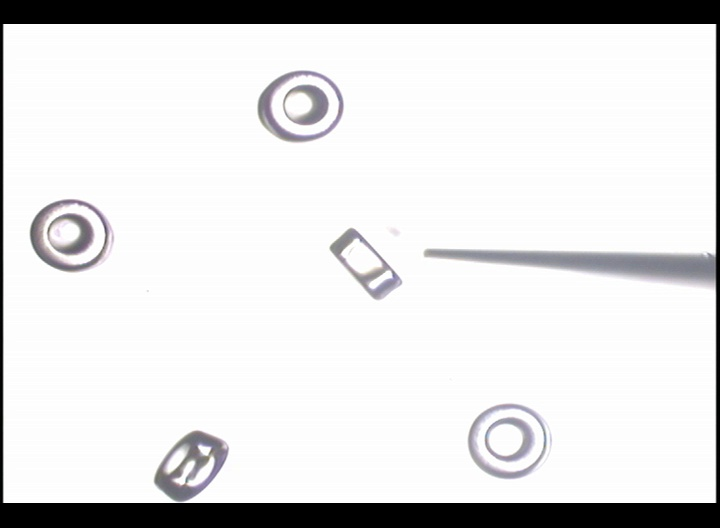
//> input picture pinpointDetection/pinpointDetection/donut.jpg, 720 x 528 px
$ ./source   (built with g++ and OpenCV 4)
//> lines starting //> are read from the running program, lines starting //| are printed output that depends on the picture; after the words box and inside, x2 and y2 are one past the last pixel; in counts of white or black regions, pixels touching at a corner belong together
#include <opencv2/core/core.hpp>
#include <opencv2/imgproc/imgproc.hpp>
#include <opencv2/highgui/highgui.hpp>
#include <iostream>
#include <map>
using namespace std;
using namespace cv;

bool intersection(Point2f o1, Point2f p1, Point2f o2, Point2f p2,Point2f &r);
double lengthLine(Point a, Point b);
float angle(Point2f A, Point2f B);

typedef multimap<float, Vec4i> mapline;

int main()
{
	//载入灰度图像
	Mat srcImage = imread("donut.jpg", CV_LOAD_IMAGE_GRAYSCALE);
//> srcImage: 528 rows x 720 cols, CV_8UC1; min 0, max 255, mean 222.8
	imshow("【原始图】",srcImage);//显示载入的图片
	//二值化
	Mat biImage;
	threshold(srcImage, biImage, 200, 255, CV_THRESH_BINARY_INV ); //对灰度图进行二值化处理,前景变为白色后findContours()寻找外轮廓才好用
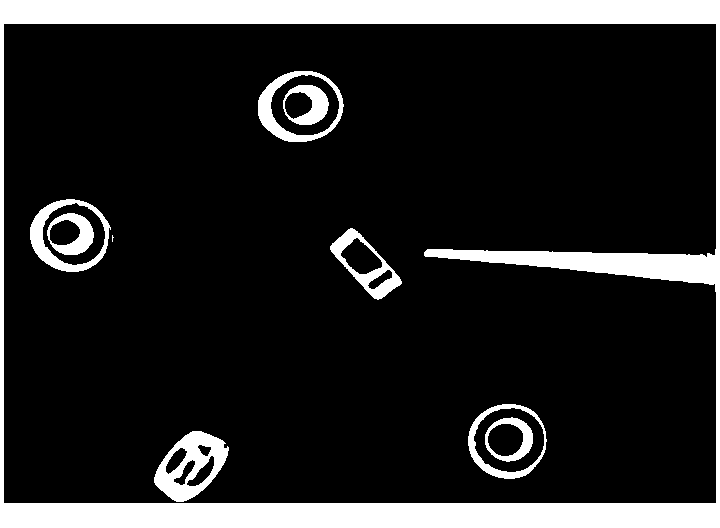
//> biImage: 528 rows x 720 cols, CV_8UC1; 14.6% white; 10 white regions (1 under 20 px), largest, box (x1, y1, x2, y2) and area: (0, 0, 720, 528) 44426, (154, 431, 229, 502) 2598, (30, 199, 111, 272) 1665
	imshow("【二值化图】",biImage);
	//去除图像上下左右的边框
	Size sizeImage = Size(700, 475);
	Mat imageROI = biImage(Rect(10, 25, sizeImage.width, sizeImage.height));
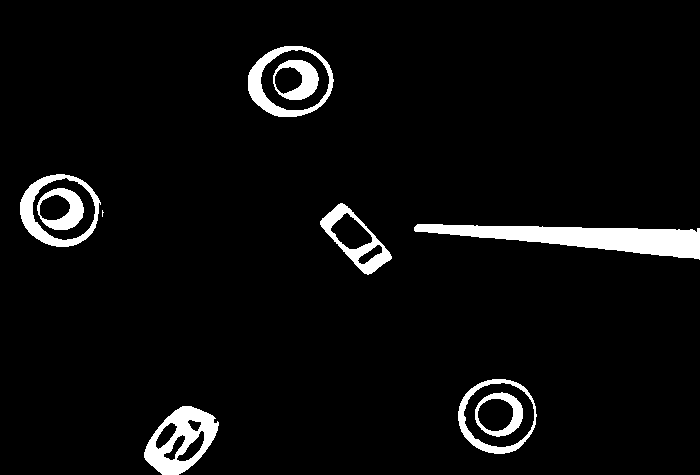
//> imageROI: 475 rows x 700 cols, CV_8UC1; 4.9% white; 10 white regions (1 under 20 px), largest, box (x1, y1, x2, y2) and area: (414, 224, 700, 260) 5120, (144, 406, 219, 475) 2577, (20, 174, 101, 247) 1665
	Mat removeFrameImage = imageROI.clone();
	imshow("【去除图像边框】",removeFrameImage);
	//将图像最外层的一圈像素填充为黑色
	rectangle(removeFrameImage, Point(0, 0), Point(699, 474), Scalar(0, 0, 0));
//> removeFrameImage: 475 rows x 700 cols, CV_8UC1; 4.9% white; 10 white regions (1 under 20 px)
	imshow("【去除图像边框】",removeFrameImage);
	//查找最外层轮廓
	Mat contourImage(removeFrameImage.rows, removeFrameImage.cols, CV_8UC1, Scalar(0, 0, 0));
	Mat pipetteImage(removeFrameImage.rows, removeFrameImage.cols, CV_8UC1, Scalar(0, 0, 0));
	vector<vector<Point> > contours;
	vector<Vec4i> hierarchy;
	findContours( removeFrameImage, contours, hierarchy, CV_RETR_EXTERNAL, CV_CHAIN_APPROX_SIMPLE);
//> contours = 7 contours, 1 with area under 20; largest, box (x1, y1, x2, y2) and area: (414, 224, 699, 259) 4785, (248, 46, 334, 117) 4690, (458, 379, 537, 454) 4538, (20, 174, 101, 247) 4456, (144, 406, 219, 474) 3304, (320, 203, 392, 275) 2392
	Mat pipetteROI;
	for (int i = 0; i < contours.size(); i++)
	{
		drawContours( contourImage, contours, i, Scalar(255, 255, 255), 1, 8, hierarchy, 1);//绘制轮廓
		Rect rect = boundingRect(Mat(contours[i]));
		if (rect.width/rect.height > 2)
		{
			drawContours( pipetteImage, contours, i, Scalar(255, 255, 255), 1, 8, hierarchy, 1);//绘制轮廓
		}
	}
//> this loop made 7 passes
//> rect on passes 1 to 7: Rect(144, 406, 75, 68), Rect(458, 379, 79, 75), Rect(414, 224, 285, 35), Rect(102, 210, 2, 7), Rect(320, 203, 72, 72), Rect(20, 174, 81, 73), Rect(248, 46, 86, 71)
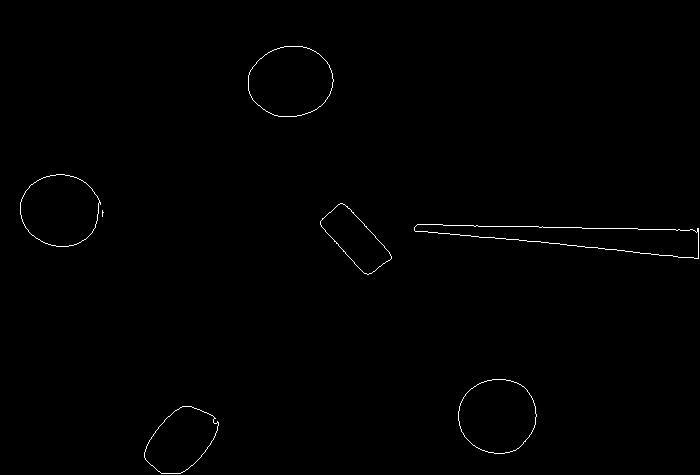
//> contourImage: 475 rows x 700 cols, CV_8UC1; 0.49% white in thin lines or dots, all inside (x1, y1, x2, y2) = (20, 46, 699, 474)
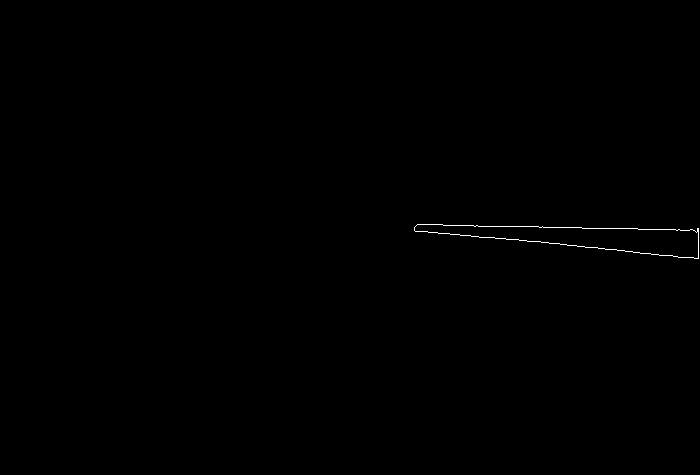
//> pipetteImage: 475 rows x 700 cols, CV_8UC1; 0.18% white in thin lines or dots, all inside (x1, y1, x2, y2) = (414, 224, 699, 259)
	imshow( "轮廓图", contourImage);
	imshow("micropipette", pipetteImage);
	//对针尖进行膨胀操作
	Mat dilateImage;
	Mat element = getStructuringElement(MORPH_RECT, Size(2*1+1, 2*1+1),Point( 1, 1 ));
	dilate(pipetteImage, dilateImage, element);
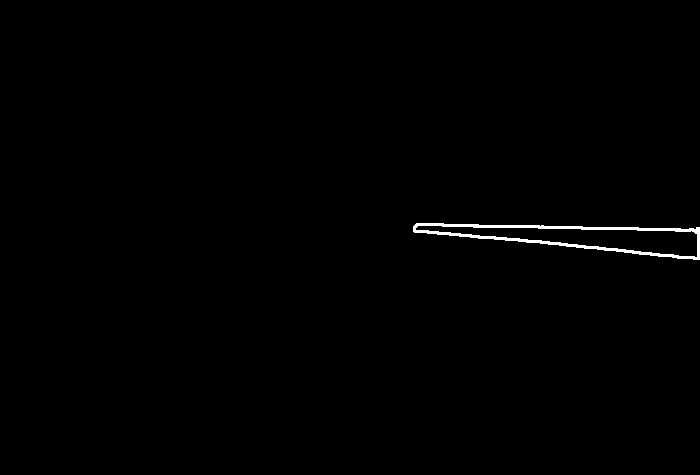
//> dilateImage: 475 rows x 700 cols, CV_8UC1; 0.57% white; 1 white region, box (x1, y1, x2, y2) and area: (413, 223, 700, 260) 1899
	imshow("膨胀图", dilateImage);
	//直线检测找到针尖位置
	Mat lineImage(dilateImage.rows, dilateImage.cols, CV_8UC1, Scalar(0, 0, 0));
	vector<Vec4i> lines;//定义一个矢量结构lines用于存放得到的线段矢量集合
	HoughLinesP(dilateImage, lines, 1, CV_PI/180, 200, 50, 10 );
//> lines = 5 lines (x1, y1, x2, y2): [415, 224, 699, 229], [442, 226, 699, 230], [413, 229, 699, 259], [450, 232, 699, 258], [416, 223, 478, 224]
	mapline mp;//将检测到的直线及其斜率存入map类当中
	//依次在图中绘制出每条线段
	for( size_t i = 0; i < lines.size(); i++ )
	{
		Vec4i l = lines[i];
		line( lineImage, Point(l[0], l[1]), Point(l[2], l[3]), Scalar(255,255,255), 1, CV_AA);
		cout << "Line[(" << l[0] << "," << l[1] <<"),("  << l[2] << "," << l[3] << ")]: ";
		cout << lengthLine(Point(l[0], l[1]), Point(l[2], l[3]));
		cout << "; " << angle(Point(l[0], l[1]), Point(l[2], l[3])) << endl;
		mp.insert(mapline::value_type(angle(Point(l[0], l[1]), Point(l[2], l[3])), l));
	}
//> this loop made 5 passes
//> (l, res in lengthLine, val in angle, val in angle (second call)) on passes 1 to 5: ([415, 224, 699, 229], 284, 1, 1), ([442, 226, 699, 230], 257, 0, 0), ([413, 229, 699, 259], 287.6, 5, 5), ([450, 232, 699, 258], 250.4, 5, 5), ([416, 223, 478, 224], 62.01, 0, 0)
//| Line[(415,224),(699,229)]: 284.044; 1
//| Line[(442,226),(699,230)]: 257.031; 0
//| Line[(413,229),(699,259)]: 287.569; 5
//| Line[(450,232),(699,258)]: 250.354; 5
//| Line[(416,223),(478,224)]: 62.0081; 0
	imshow( "直线图", lineImage);
	//找出斜率最小和最大的两条线的交点
	Vec4i upline = mp.begin()->second;
//> upline = [442, 226, 699, 230]
	Vec4i downline = (--mp.end())->second;
//> mp = 5 items; downline = [450, 232, 699, 258]
	Point o1 = Point(upline[0], upline[1]);
//> o1 = Point(442, 226)
	Point p1 = Point(upline[2], upline[3]);
//> p1 = Point(699, 230)
	Point o2 = Point(downline[0], downline[1]);
//> o2 = Point(450, 232)
	Point p2 = Point(downline[2], downline[3]);
//> p2 = Point(699, 258)
	Mat pointImage;
	cvtColor(contourImage.clone(), pointImage, CV_GRAY2RGB);//RGB图像的灰度化
	Point2f insection;
	if (intersection(o1, p1, o2, p2, insection) == true)
	{
		circle( pointImage, insection, 2, Scalar(0,255,0), 1, CV_AA);
	}
	imshow( "交点图", pointImage);
	imwrite("result.jpg",pointImage);//保存图片


	// [16 lines of commented-out code are left out]
	waitKey(0);
	return 0;
}

// This function calculates the angle of the line from A to B with respect to the positive X-axis in degrees
float angle(Point2f A, Point2f B)
{
	float val = (B.y-A.y)/(B.x-A.x); // calculate slope between the two points
	val = val - pow(val,3)/3 + pow(val,5)/5; // find arc tan of the slope using taylor series approximation
	val = ((int)(val*180/3.14)) % 360; // Convert the angle in radians to degrees
	if(B.x < A.x) val+=180;
	if(val < 0) val = 360 + val;
	return val;
}

double lengthLine(Point a, Point b)
{
	double res = cv::norm(a-b);//Euclidian distance
	return res;
}

// Finds the intersection of two lines, or returns false.
// The lines are defined by (o1, p1) and (o2, p2).
bool intersection(Point2f o1, Point2f p1, Point2f o2, Point2f p2,Point2f &r)
{
//> called with o1 = Point(442, 226), p1 = Point(699, 230), o2 = Point(450, 232), p2 = Point(699, 258)
	Point2f x = o2 - o1;
//> x = Point(8, 6)
	Point2f d1 = p1 - o1;
//> d1 = Point(257, 4)
	Point2f d2 = p2 - o2;
//> d2 = Point(249, 26)

	float cross = d1.x*d2.y - d1.y*d2.x;
//> cross = 5686
	if (abs(cross) < /*EPS*/1e-8)
		return false;

	double t1 = (x.x * d2.y - x.y * d2.x)/cross;
//> t1 = -0.226
	r = o1 + d1 * t1;
//> r = Point(383.9, 225.1)
//> in main, `circle( pointImage, insection, 2, Scalar(0,255,0), 1, CV_AA);`: pointImage: 475 rows x 700 cols, CV_8UC3; mean R, G, B 1.2, 1.3, 1.2
	return true;
}
